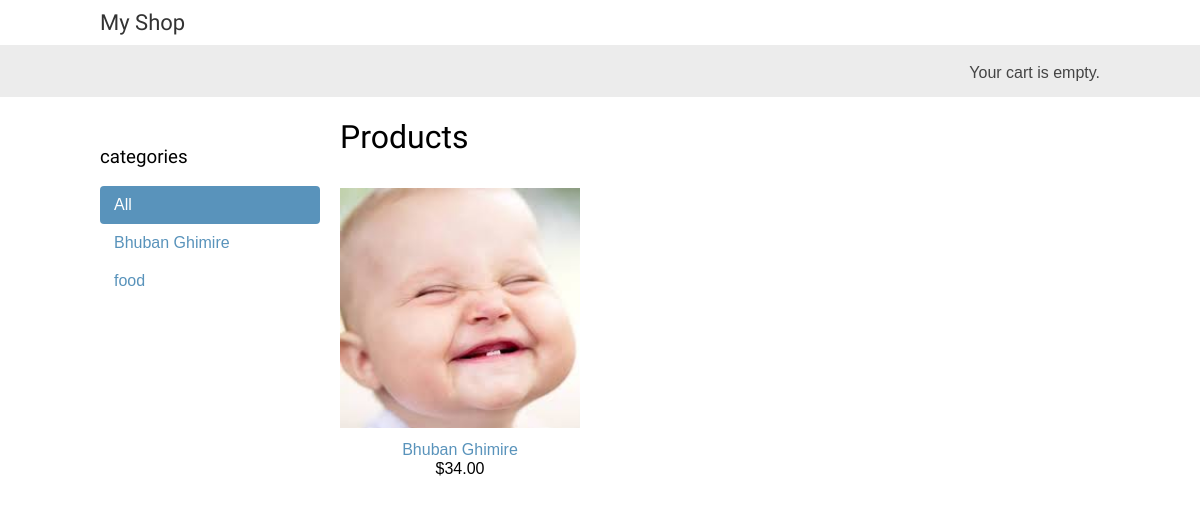
The app's page /, older data.
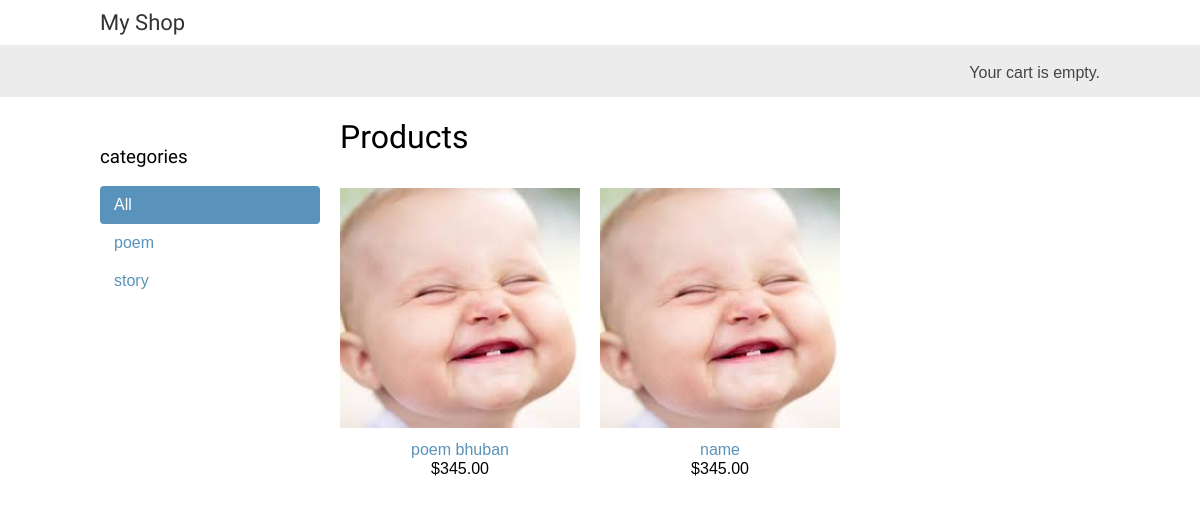
The same page, newer data.
### shop/models.py (models this page shows, shortened)
class Category(models.Model):
    name = models.CharField(max_length=200)
    slug = models.SlugField(max_length=200)
    def get_absolute_url(self):
        return reverse('shop:product_list_by_category',args=[self.slug])

class Product(models.Model):
    category = models.ForeignKey(Category,related_name='products',on_delete=models.CASCADE)
    name = models.CharField(max_length=200, db_index=True)
    slug = models.SlugField(max_length=200, db_index=True)
    image = models.ImageField(upload_to='products/',blank=True)
    description = models.TextField(blank=True)
    price = models.DecimalField(max_digits=10, decimal_places=2)
    available = models.BooleanField(default=True)
    created = models.DateTimeField(auto_now_add=True)
    updated = models.DateTimeField(auto_now=True)
    def __str__(self):
        return self.name
    def get_absolute_url(self):
        return reverse('shop:product_detail',args=[self.id, self.slug])

### shop/views.py (the view)
# urls.py: path('',product_list,name='product_list'),
def product_list(request,category_slug=None):
    category = None
    categories = Category.objects.all()
    products = Product.objects.filter(available=True)
    if category_slug:
        category = get_object_or_404(Category, slug=category_slug)
        products = products.filter(category=category)
    print(products)
    return render(request,'shop/product/list.html',{'category': category,'categories': categories,'products': products})

### cart/cart.py (called while the page is built)
    def __len__(self):
        return sum(item['quantity'] for item in self.cart.values())

### cart/context_processors.py (called while the page is built)
def cart(request):
    return {'cart':Cart(request)}

### shop/templates/shop/product/list.html (shortened to what this page needs)
{% extends 'shop/base.html' %}
{% load static %}
{% block content %}
    <div id="sidebar">
        <h3>categories</h3>
        <ul>
            <li {% if not category %}class="selected"{% endif %}>
                <a href="{% url 'shop:product_list' %}">All</a>
            </li>
            {% for c in categories %}
            <li {% if category.slug == c.slug %}class="selected" {% endif %}>
                <a href="{{ c.get_absolute_url }}">{{c.name}}</a>
            </li>
            {% endfor %}
        </ul>
    </div>
    <div id="main" class="product-list">
        <h1>
            {% if category %}
                {{ category.name }}
            {% else %}
                Products
            {% endif %}
        </h1>
        {% for product in products %}
        <div class="item">
            <a href="{{ product.get_absolute_url }}">
                <img src="{% if product.image %} {{ product.image.url }} {%else %}{% static 'img/no_image.jpeg' %}{% endif %}" > <br>
            </a>
            <a href="{{ product.get_absolute_url }}">{{ product.name }}</a>
            <br>
            ${{ product.price }}
            </div>
        {% endfor %}
    </div>
{% endblock content %}

### shop/templates/shop/base.html (shortened to what this page needs)
{% load static %}
<!DOCTYPE html>
<html lang="en">
<head>
    <link href="{% static "css/base.css" %}" rel="stylesheet">
</head>
<body>
    <div id="header">
        <a href="/" class="logo">My Shop</a>
    </div>
    <div id="subheader">
        <div class="cart">
            {% with total_items=cart|length %}
                {% if total_items > 0 %}
                    your cart:
                    <a href="{% url "cart:cart_detail" %}">
                        {{ total_items }} item{{ total_items|pluralize }},
                        ${{ cart.get_total_price }}
                    </a>
                {% else %}
                    Your cart is empty.
                {% endif %}
            {% endwith %}
        </div>
    </div>
    <div id="content">
        {% block content %}
        {% endblock %}
    </div>
</body>
</html>

### shop/static/css/base.css (style rules this page uses)
body { margin:0; padding:0; font-family:helvetica, sans-serif; }
h1, h2, h3, h4, h5 , h6 { font-family: 'Ubuntu', sans-serif; font-weight:normal; }
a { text-decoration:none; color:#5993bb; }
#header { padding:10px 100px; font-size:18px; overflow:auto; }
#subheader { background:#ececec; color:#444; padding:15px 100px; overflow:auto; }
#header .logo { font-family: 'Ubuntu', sans-serif; float:left; color:#333; font-size:22px; margin-right:10%; }
#subheader .cart { float:right; padding-top:4px; }
#content { padding:0 100px; overflow:hidden; }
#sidebar { width:220px; padding:30px 20px 0 0; float:left; }
#sidebar ul { margin:0; padding:0; }
#sidebar ul li { margin:0; list-style:none; padding:10px 14px; }
#sidebar ul li a { display:block; }
#sidebar ul li.selected { background:#5993bb; border-radius:4px; }
#sidebar ul li.selected a { color:#fff; }
#main { float:left; width: 96%; margin-right:-220px; overflow:hidden; }
.product-list .item { width:25%; padding:10px 20px 10px 0; float:left; text-align:center; line-height:1.2; }
.product-list .item img { width:100%; margin-bottom:8px; }

Row changes from the older to the newer data that the page shows:
removed Category: name "Bhuban Ghimire"
removed Category: name "food"
removed Product: name "Bhuban Ghimire", price "34.00"
added Category: name "poem"
added Category: name "story"
added Product: name "poem bhuban", price "345.00"
added Product: name "name", price "345.00"
